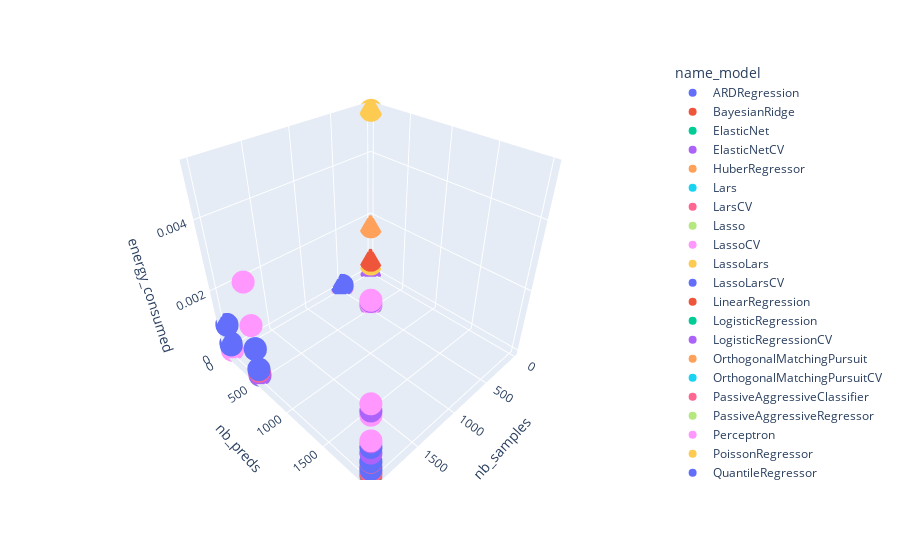

The code cell stored with this chart in its notebook:
### Code cell
fig = px.scatter_3d(full_data, x='nb_samples', y='nb_preds', z='energy_consumed',
              color='name_model')
fig.show()

### Figure 1 — Plotly figure (JSON) as saved in the notebook; plotly's stock layout.template omitted (floating-point values rounded to 4 significant figures)
{"data": [{"hovertemplate": "name_model=ARDRegression<br>nb_samples=%{x}<br>nb_preds=%{y}<br>energy_consumed=%{z}<extra></extra>", "legendgroup": "ARDRegression", "marker": {"color": "#636efa", "symbol": "circle"}, "mode": "markers", "name": "ARDRegression", "scene": "scene", "showlegend": true, "type": "scatter3d", "x": [20, 500, 500, 2000, 2000, 2000, 20, 500, 500, 2000, 2000, 2000, 20, 500, 500, 2000, 2000, 2000, 20, 500, 500, 2000, 2000, 2000], "y": [20, 20, 500, 20, 500, 2000, 20, 20, 500, 20, 500, 2000, 20, 20, 500, 20, 500, 2000, 20, 20, 500, 20, 500, 2000], "z": [8.515e-07, 3.209e-07, 1.651e-05, 3.669e-07, 3.535e-06, 6.615e-05, 1.045e-07, 6.311e-08, 1.122e-06, 6.46e-08, 6.012e-07, 1.31e-05, 1.103e-06, 3.818e-07, 6.355e-05, 6.986e-08, 1.387e-06, 6.667e-05, 6.321e-07, 3.154e-07, 1.758e-05, 3.453e-07, 3.818e-06, 6.977e-05]}, {"hovertemplate": "name_model=BayesianRidge<br>nb_samples=%{x}<br>nb_preds=%{y}<br>energy_consumed=%{z}<extra></extra>", "legendgroup": "BayesianRidge", "marker": {"color": "#EF553B", "symbol": "circle"}, "mode": "markers", "name": "BayesianRidge", "scene": "scene", "showlegend": true, "type": "scatter3d", "x": [20, 500, 500, 2000, 2000, 2000, 20, 500, 500, 2000, 2000, 2000, 20, 500, 500, 2000, 2000, 2000, 20, 500, 500, 2000, 2000, 2000], "y": [20, 20, 500, 20, 500, 2000, 20, 20, 500, 20, 500, 2000, 20, 20, 500, 20, 500, 2000, 20, 20, 500, 20, 500, 2000], "z": [4.12e-07, 4.119e-07, 2.575e-06, 3.921e-07, 4.127e-06, 4.189e-05, 6.183e-08, 6.371e-08, 2.722e-07, 7.151e-08, 4.511e-07, 1.298e-05, 9.901e-08, 1.079e-07, 3.468e-05, 1.756e-06, 2.683e-05, 9.886e-05, 4.318e-07, 3.333e-07, 2.59e-06, 3.943e-07, 4.195e-06, 4.407e-05]}, {"hovertemplate": "name_model=ElasticNet<br>nb_samples=%{x}<br>nb_preds=%{y}<br>energy_consumed=%{z}<extra></extra>", "legendgroup": "ElasticNet", "marker": {"color": "#00cc96", "symbol": "circle"}, "mode": "markers", "name": "ElasticNet", "scene": "scene", "showlegend": true, "type": "scatter3d", "x": [20, 500, 500, 2000, 2000, 2000, 20, 500, 500, 2000, 2000, 2000, 20, 500, 500, 2000, 2000, 2000, 20, 500, 500, 2000, 2000, 2000], "y": [20, 20, 500, 20, 500, 2000, 20, 20, 500, 20, 500, 2000, 20, 20, 500, 20, 500, 2000, 20, 20, 500, 20, 500, 2000], "z": [3.569e-07, 3.465e-07, 3.201e-07, 2.852e-07, 4.02e-07, 7.189e-07, 5.077e-08, 4.611e-08, 6.631e-08, 8.775e-08, 1.379e-07, 3.421e-07, 2.136e-07, 8.065e-08, 8.074e-08, 1.1e-07, 1.863e-07, 4.73e-07, 4.137e-07, 4.026e-07, 3.199e-07, 2.92e-07, 3.9e-07, 7.232e-07]}, {"hovertemplate": "name_model=ElasticNetCV<br>nb_samples=%{x}<br>nb_preds=%{y}<br>energy_consumed=%{z}<extra></extra>", "legendgroup": "ElasticNetCV", "marker": {"color": "#ab63fa", "symbol": "circle"}, "mode": "markers", "name": "ElasticNetCV", "scene": "scene", "showlegend": true, "type": "scatter3d", "x": [20, 500, 500, 2000, 2000, 20, 500, 500, 2000, 2000, 2000, 20, 500, 500, 2000, 2000, 2000, 20, 500, 500, 2000, 2000, 2000], "y": [20, 20, 500, 20, 500, 20, 20, 500, 20, 500, 2000, 20, 20, 500, 20, 500, 2000, 20, 20, 500, 20, 500, 2000], "z": [6.475e-07, 8.268e-07, 0.0001429, 8.007e-07, 5.512e-06, 2.261e-07, 2.545e-07, 3.612e-05, 2.614e-07, 1.921e-06, 0.001142, 2.812e-07, 2.853e-07, 6.41e-05, 2.364e-07, 3.783e-06, 0.0007877, 6.177e-07, 7.137e-07, 0.0001509, 9.77e-07, 5.935e-06, 0.002068]}, {"hovertemplate": "name_model=HuberRegressor<br>nb_samples=%{x}<br>nb_preds=%{y}<br>energy_consumed=%{z}<extra></extra>", "legendgroup": "HuberRegressor", "marker": {"color": "#FFA15A", "symbol": "circle"}, "mode": "markers", "name": "HuberRegressor", "scene": "scene", "showlegend": true, "type": "scatter3d", "x": [20, 500, 500, 2000, 2000, 2000, 20, 500, 500, 2000, 2000, 2000, 20, 500, 500, 2000, 2000, 2000, 20, 500, 500, 2000, 2000, 2000], "y": [20, 20, 500, 20, 500, 2000, 20, 20, 500, 20, 500, 2000, 20, 20, 500, 20, 500, 2000, 20, 20, 500, 20, 500, 2000], "z": [0.001648, 3.884e-07, 1.75e-06, 4.593e-07, 1.632e-06, 1.79e-05, 2.125e-07, 7.364e-08, 3.59e-07, 7.844e-08, 3.107e-07, 5.618e-06, 5.074e-07, 7.758e-08, 8.591e-07, 3.167e-06, 1.072e-05, 4.001e-05, 4.63e-07, 2.997e-07, 1.354e-06, 4.101e-07, 1.304e-06, 1.511e-05]}, {"hovertemplate": "name_model=Lars<br>nb_samples=%{x}<br>nb_preds=%{y}<br>energy_consumed=%{z}<extra></extra>", "legendgroup": "Lars", "marker": {"color": "#19d3f3", "symbol": "circle"}, "mode": "markers", "name": "Lars", "scene": "scene", "showlegend": true, "type": "scatter3d", "x": [20, 500, 500, 2000, 2000, 2000, 20, 500, 500, 2000, 2000, 2000, 20, 500, 500, 2000, 2000, 2000, 20, 500, 500, 2000, 2000, 2000], "y": [20, 20, 500, 20, 500, 2000, 20, 20, 500, 20, 500, 2000, 20, 20, 500, 20, 500, 2000, 20, 20, 500, 20, 500, 2000], "z": [5.412e-07, 5.715e-07, 2.503e-06, 4.321e-07, 3.719e-06, 9.605e-06, 1.034e-07, 7.843e-08, 9.369e-07, 7.936e-08, 1.156e-06, 5.397e-06, 5.657e-07, 3.627e-07, 2.024e-05, 3.725e-07, 2.787e-05, 7.503e-05, 3.658e-07, 3.688e-07, 2.028e-06, 3.384e-07, 2.842e-06, 7.901e-06]}, {"hovertemplate": "name_model=LarsCV<br>nb_samples=%{x}<br>nb_preds=%{y}<br>energy_consumed=%{z}<extra></extra>", "legendgroup": "LarsCV", "marker": {"color": "#FF6692", "symbol": "circle"}, "mode": "markers", "name": "LarsCV", "scene": "scene", "showlegend": true, "type": "scatter3d", "x": [20, 500, 500, 2000, 2000, 2000, 20, 500, 500, 2000, 2000, 2000, 20, 500, 500, 2000, 2000, 2000, 20, 500, 500, 2000, 2000, 2000], "y": [20, 20, 500, 20, 500, 2000, 20, 20, 500, 20, 500, 2000, 20, 20, 500, 20, 500, 2000, 20, 20, 500, 20, 500, 2000], "z": [6.563e-07, 5.905e-07, 2.25e-05, 5.388e-07, 1.718e-05, 0.0004913, 1.389e-07, 1.653e-07, 4.742e-06, 1.656e-07, 1.006e-05, 0.0001492, 3.84e-07, 7.911e-07, 3.574e-05, 2.768e-07, 0.0001448, 0.0002373, 4.736e-07, 4.455e-07, 1.641e-05, 5.008e-07, 1.596e-05, 0.0004826]}, {"hovertemplate": "name_model=Lasso<br>nb_samples=%{x}<br>nb_preds=%{y}<br>energy_consumed=%{z}<extra></extra>", "legendgroup": "Lasso", "marker": {"color": "#B6E880", "symbol": "circle"}, "mode": "markers", "name": "Lasso", "scene": "scene", "showlegend": true, "type": "scatter3d", "x": [20, 500, 500, 2000, 2000, 2000, 20, 500, 500, 2000, 2000, 2000, 20, 500, 500, 2000, 2000, 2000, 20, 500, 500, 2000, 2000, 2000], "y": [20, 20, 500, 20, 500, 2000, 20, 20, 500, 20, 500, 2000, 20, 20, 500, 20, 500, 2000, 20, 20, 500, 20, 500, 2000], "z": [4.795e-07, 3.919e-07, 3.446e-07, 3.232e-07, 4.435e-07, 7.248e-07, 5.413e-08, 5.281e-08, 6.973e-08, 6.511e-08, 1.215e-07, 3.066e-07, 1.201e-07, 7.349e-08, 2.082e-07, 1.801e-07, 4.54e-07, 1.774e-06, 3.813e-07, 4.11e-07, 3.219e-07, 2.859e-07, 4.288e-07, 7.757e-07]}, {"hovertemplate": "name_model=LassoCV<br>nb_samples=%{x}<br>nb_preds=%{y}<br>energy_consumed=%{z}<extra></extra>", "legendgroup": "LassoCV", "marker": {"color": "#FF97FF", "symbol": "circle"}, "mode": "markers", "name": "LassoCV", "scene": "scene", "showlegend": true, "type": "scatter3d", "x": [20, 500, 500, 2000, 2000, 20, 500, 500, 2000, 2000, 2000, 20, 500, 500, 2000, 2000, 2000, 20, 500, 500, 2000, 2000, 2000], "y": [20, 20, 500, 20, 500, 20, 20, 500, 20, 500, 2000, 20, 20, 500, 20, 500, 2000, 20, 20, 500, 20, 500, 2000], "z": [6.954e-07, 8.782e-07, 0.0001826, 8.389e-07, 5.359e-06, 2.056e-07, 2.349e-07, 3.669e-05, 2.696e-07, 1.771e-06, 0.001178, 9.64e-07, 6.085e-07, 7.728e-05, 2.392e-07, 1.015e-05, 0.001948, 6.501e-07, 7.518e-07, 0.0001811, 8.153e-07, 5.057e-06, 0.002269]}, {"hovertemplate": "name_model=LassoLars<br>nb_samples=%{x}<br>nb_preds=%{y}<br>energy_consumed=%{z}<extra></extra>", "legendgroup": "LassoLars", "marker": {"color": "#FECB52", "symbol": "circle"}, "mode": "markers", "name": "LassoLars", "scene": "scene", "showlegend": true, "type": "scatter3d", "x": [20, 500, 500, 2000, 2000, 2000, 20, 500, 500, 2000, 2000, 2000, 20, 500, 500, 2000, 2000, 2000, 20, 500, 500, 2000, 2000, 2000], "y": [20, 20, 500, 20, 500, 2000, 20, 20, 500, 20, 500, 2000, 20, 20, 500, 20, 500, 2000, 20, 20, 500, 20, 500, 2000], "z": [0.000246, 4.008e-07, 4.855e-07, 4.246e-07, 6.032e-07, 1.228e-06, 5.944e-08, 7.232e-08, 1.01e-07, 8.111e-08, 1.565e-07, 4.198e-07, 1.27e-07, 5.225e-08, 1.623e-07, 7.204e-08, 3.248e-07, 5.014e-07, 2.647e-07, 2.736e-07, 3.558e-07, 3e-07, 5.368e-07, 1.058e-06]}, {"hovertemplate": "name_model=LassoLarsCV<br>nb_samples=%{x}<br>nb_preds=%{y}<br>energy_consumed=%{z}<extra></extra>", "legendgroup": "LassoLarsCV", "marker": {"color": "#636efa", "symbol": "circle"}, "mode": "markers", "name": "LassoLarsCV", "scene": "scene", "showlegend": true, "type": "scatter3d", "x": [20, 500, 500, 2000, 2000, 2000, 20, 500, 500, 2000, 2000, 2000, 20, 500, 500, 2000, 2000, 2000, 20, 500, 500, 2000, 2000, 2000], "y": [20, 20, 500, 20, 500, 2000, 20, 20, 500, 20, 500, 2000, 20, 20, 500, 20, 500, 2000, 20, 20, 500, 20, 500, 2000], "z": [6.093e-07, 5.823e-07, 2.549e-05, 6.087e-07, 1.872e-05, 0.0005031, 1.558e-07, 1.676e-07, 5.968e-06, 1.73e-07, 6.1e-06, 0.0002386, 1.423e-07, 1.577e-07, 4.498e-06, 7.439e-08, 6.976e-06, 0.0002747, 5.286e-07, 4.717e-07, 1.889e-05, 4.542e-07, 1.483e-05, 0.0004807]}, {"hovertemplate": "name_model=LinearRegression<br>nb_samples=%{x}<br>nb_preds=%{y}<br>energy_consumed=%{z}<extra></extra>", "legendgroup": "LinearRegression", "marker": {"color": "#EF553B", "symbol": "circle"}, "mode": "markers", "name": "LinearRegression", "scene": "scene", "showlegend": true, "type": "scatter3d", "x": [20, 500, 500, 2000, 2000, 2000, 20, 500, 500, 2000, 2000, 2000, 20, 500, 500, 2000, 2000, 2000, 20, 500, 500, 2000, 2000, 2000], "y": [20, 20, 500, 20, 500, 2000, 20, 20, 500, 20, 500, 2000, 20, 20, 500, 20, 500, 2000, 20, 20, 500, 20, 500, 2000], "z": [5.104e-07, 3.915e-07, 1.904e-06, 3.484e-07, 2.935e-06, 2.751e-05, 1.022e-07, 8.573e-08, 2.302e-07, 9.683e-08, 4.076e-07, 6.857e-06, 3.145e-07, 6.794e-08, 2.405e-07, 4.478e-08, 2.814e-07, 6.194e-06, 4.035e-07, 3.963e-07, 1.903e-06, 3.141e-07, 2.92e-06, 2.722e-05]}, {"hovertemplate": "name_model=LogisticRegression<br>nb_samples=%{x}<br>nb_preds=%{y}<br>energy_consumed=%{z}<extra></extra>", "legendgroup": "LogisticRegression", "marker": {"color": "#00cc96", "symbol": "circle"}, "mode": "markers", "name": "LogisticRegression", "scene": "scene", "showlegend": true, "type": "scatter3d", "x": [20, 500, 500, 2000, 2000, 2000, 20, 500, 500, 2000, 2000, 2000, 20, 500, 500, 2000, 2000, 2000, 20, 500, 500, 2000, 2000, 2000], "y": [20, 20, 500, 20, 500, 2000, 20, 20, 500, 20, 500, 2000, 20, 20, 500, 20, 500, 2000, 20, 20, 500, 20, 500, 2000], "z": [3.378e-07, 3.92e-07, 5.732e-07, 3.923e-07, 4.275e-07, 1.551e-06, 9.749e-08, 1.3e-07, 1.938e-07, 6.971e-08, 1.014e-07, 7.203e-07, 3.749e-07, 2.086e-06, 1.297e-05, 8.049e-07, 3.804e-06, 1.133e-05, 3.015e-07, 3.06e-07, 5.128e-07, 3.736e-07, 4.199e-07, 1.593e-06]}, {"hovertemplate": "name_model=LogisticRegressionCV<br>nb_samples=%{x}<br>nb_preds=%{y}<br>energy_consumed=%{z}<extra></extra>", "legendgroup": "LogisticRegressionCV", "marker": {"color": "#ab63fa", "symbol": "circle"}, "mode": "markers", "name": "LogisticRegressionCV", "scene": "scene", "showlegend": true, "type": "scatter3d", "x": [20, 500, 500, 2000, 2000, 2000, 20, 500, 500, 2000, 2000, 2000, 20, 500, 500, 2000, 2000, 2000, 20, 500, 500, 2000, 2000, 2000], "y": [20, 20, 500, 20, 500, 2000, 20, 20, 500, 20, 500, 2000, 20, 20, 500, 20, 500, 2000, 20, 20, 500, 20, 500, 2000], "z": [1.251e-06, 9.744e-07, 3.07e-06, 1.096e-06, 2.514e-06, 1.895e-05, 3.161e-07, 3.124e-07, 9.174e-07, 3.282e-07, 8.126e-07, 8.881e-06, 1.013e-05, 5.694e-05, 5.684e-05, 1.553e-06, 3.047e-05, 5.124e-05, 1.124e-06, 8.718e-07, 2.682e-06, 1.105e-06, 2.54e-06, 1.926e-05]}, {"hovertemplate": "name_model=OrthogonalMatchingPursuit<br>nb_samples=%{x}<br>nb_preds=%{y}<br>energy_consumed=%{z}<extra></extra>", "legendgroup": "OrthogonalMatchingPursuit", "marker": {"color": "#FFA15A", "symbol": "circle"}, "mode": "markers", "name": "OrthogonalMatchingPursuit", "scene": "scene", "showlegend": true, "type": "scatter3d", "x": [20, 500, 500, 2000, 2000, 2000, 20, 500, 500, 2000, 2000, 2000, 20, 500, 500, 2000, 2000, 2000, 20, 500, 500, 2000, 2000, 2000], "y": [20, 20, 500, 20, 500, 2000, 20, 20, 500, 20, 500, 2000, 20, 20, 500, 20, 500, 2000, 20, 20, 500, 20, 500, 2000], "z": [4.458e-07, 4.325e-07, 5.059e-07, 3.991e-07, 5.885e-07, 2.946e-06, 6.601e-08, 7.069e-08, 9.891e-08, 7.198e-08, 1.475e-07, 1.39e-06, 2.265e-07, 6.065e-08, 2.483e-07, 1.748e-07, 6.281e-07, 3.751e-06, 3.845e-07, 3.748e-07, 4.539e-07, 3.902e-07, 5.601e-07, 2.776e-06]}, {"hovertemplate": "name_model=OrthogonalMatchingPursuitCV<br>nb_samples=%{x}<br>nb_preds=%{y}<br>energy_consumed=%{z}<extra></extra>", "legendgroup": "OrthogonalMatchingPursuitCV", "marker": {"color": "#19d3f3", "symbol": "circle"}, "mode": "markers", "name": "OrthogonalMatchingPursuitCV", "scene": "scene", "showlegend": true, "type": "scatter3d", "x": [20, 500, 500, 2000, 2000, 2000, 20, 500, 500, 2000, 2000, 2000, 20, 500, 500, 2000, 2000, 2000, 20, 500, 500, 2000, 2000, 2000], "y": [20, 20, 500, 20, 500, 2000, 20, 20, 500, 20, 500, 2000, 20, 20, 500, 20, 500, 2000, 20, 20, 500, 20, 500, 2000], "z": [4.554e-07, 4.571e-07, 9.591e-07, 4.746e-07, 2.028e-06, 1.396e-05, 7.782e-08, 8.974e-08, 2.358e-07, 1.01e-07, 5.226e-07, 5.104e-06, 4.331e-07, 8.664e-08, 2.444e-07, 1.212e-07, 9.211e-07, 4.075e-06, 4.017e-07, 3.687e-07, 7.042e-07, 4.414e-07, 1.746e-06, 1.274e-05]}, {"hovertemplate": "name_model=PassiveAggressiveClassifier<br>nb_samples=%{x}<br>nb_preds=%{y}<br>energy_consumed=%{z}<extra></extra>", "legendgroup": "PassiveAggressiveClassifier", "marker": {"color": "#FF6692", "symbol": "circle"}, "mode": "markers", "name": "PassiveAggressiveClassifier", "scene": "scene", "showlegend": true, "type": "scatter3d", "x": [20, 500, 500, 2000, 2000, 2000, 20, 500, 500, 2000, 2000, 2000, 20, 500, 500, 2000, 2000, 2000, 20, 500, 500, 2000, 2000, 2000], "y": [20, 20, 500, 20, 500, 2000, 20, 20, 500, 20, 500, 2000, 20, 20, 500, 20, 500, 2000, 20, 20, 500, 20, 500, 2000], "z": [3.832e-07, 4.537e-07, 5.574e-07, 3.235e-07, 7.427e-07, 3.183e-06, 6.501e-08, 5.372e-08, 1.288e-07, 5.166e-08, 1.537e-07, 1.019e-06, 1.302e-07, 5.571e-08, 1.324e-07, 4.878e-08, 2.161e-07, 1.22e-06, 3.712e-07, 4.484e-07, 5.599e-07, 3.073e-07, 5.161e-07, 3.247e-06]}, {"hovertemplate": "name_model=PassiveAggressiveRegressor<br>nb_samples=%{x}<br>nb_preds=%{y}<br>energy_consumed=%{z}<extra></extra>", "legendgroup": "PassiveAggressiveRegressor", "marker": {"color": "#B6E880", "symbol": "circle"}, "mode": "markers", "name": "PassiveAggressiveRegressor", "scene": "scene", "showlegend": true, "type": "scatter3d", "x": [20, 500, 500, 2000, 2000, 2000, 20, 500, 500, 2000, 2000, 2000, 20, 500, 500, 2000, 2000, 2000, 20, 500, 500, 2000, 2000, 2000], "y": [20, 20, 500, 20, 500, 2000, 20, 20, 500, 20, 500, 2000, 20, 20, 500, 20, 500, 2000, 20, 20, 500, 20, 500, 2000], "z": [3.292e-07, 3.386e-07, 5.858e-07, 3.248e-07, 6.226e-07, 5.122e-06, 5.183e-08, 4.914e-08, 2.021e-07, 5.258e-08, 1.447e-07, 1.565e-06, 6.903e-08, 4.415e-08, 2.007e-07, 1.776e-07, 1.385e-07, 1.576e-06, 2.935e-07, 2.905e-07, 7.506e-07, 3.096e-07, 4.988e-07, 4.677e-06]}, {"hovertemplate": "name_model=Perceptron<br>nb_samples=%{x}<br>nb_preds=%{y}<br>energy_consumed=%{z}<extra></extra>", "legendgroup": "Perceptron", "marker": {"color": "#FF97FF", "symbol": "circle"}, "mode": "markers", "name": "Perceptron", "scene": "scene", "showlegend": true, "type": "scatter3d", "x": [20, 500, 500, 2000, 2000, 2000, 20, 500, 500, 2000, 2000, 2000, 20, 500, 500, 2000, 2000, 2000, 20, 500, 500, 2000, 2000, 2000], "y": [20, 20, 500, 20, 500, 2000, 20, 20, 500, 20, 500, 2000, 20, 20, 500, 20, 500, 2000, 20, 20, 500, 20, 500, 2000], "z": [3.419e-07, 3.154e-07, 4.033e-07, 3.178e-07, 4.015e-07, 1.558e-06, 4.77e-08, 5.068e-08, 7.961e-08, 6.345e-08, 7.913e-08, 5.682e-07, 8.015e-08, 4.611e-08, 1.98e-07, 1.991e-07, 1.551e-07, 4.492e-07, 2.939e-07, 2.888e-07, 3.492e-07, 3.037e-07, 3.66e-07, 1.508e-06]}, {"hovertemplate": "name_model=PoissonRegressor<br>nb_samples=%{x}<br>nb_preds=%{y}<br>energy_consumed=%{z}<extra></extra>", "legendgroup": "PoissonRegressor", "marker": {"color": "#FECB52", "symbol": "circle"}, "mode": "markers", "name": "PoissonRegressor", "scene": "scene", "showlegend": true, "type": "scatter3d", "x": [20, 500, 500, 2000, 2000, 2000, 20, 500, 500, 2000, 2000, 2000, 20, 500, 500, 2000, 2000, 2000, 20, 500, 500, 2000, 2000, 2000], "y": [20, 20, 500, 20, 500, 2000, 20, 20, 500, 20, 500, 2000, 20, 20, 500, 20, 500, 2000, 20, 20, 500, 20, 500, 2000], "z": [5.757e-07, 6.774e-07, 6.932e-07, 6.544e-07, 7.432e-07, 9.225e-07, 8.578e-08, 1.357e-07, 7.775e-08, 6.987e-08, 9.369e-08, 1.607e-07, 7.688e-08, 3.517e-08, 7.253e-08, 4.755e-08, 6.166e-08, 1.219e-07, 4.789e-07, 6.36e-07, 6.068e-07, 5.791e-07, 6.185e-07, 8.446e-07]}, {"hovertemplate": "name_model=QuantileRegressor<br>nb_samples=%{x}<br>nb_preds=%{y}<br>energy_consumed=%{z}<extra></extra>", "legendgroup": "QuantileRegressor", "marker": {"color": "#636efa", "symbol": "circle"}, "mode": "markers", "name": "QuantileRegressor", "scene": "scene", "showlegend": true, "type": "scatter3d", "x": [20, 500, 500, 2000, 2000, 20, 500, 500, 2000, 2000, 2000, 20, 500, 500, 2000, 2000, 2000, 20, 500, 500, 2000, 2000, 2000], "y": [20, 20, 500, 20, 500, 20, 20, 500, 20, 500, 2000, 20, 20, 500, 20, 500, 2000, 20, 20, 500, 20, 500, 2000], "z": [7.689e-07, 5.731e-05, 5.981e-05, 0.0009185, 0.000931, 8.03e-08, 1.999e-06, 2.561e-06, 0.0001939, 0.0001996, 0.0002262, 1.278e-07, 2.258e-06, 2.848e-06, 0.0002584, 0.0002243, 0.0002994, 6.393e-07, 5.659e-05, 5.857e-05, 0.0008897, 0.0009012, 0.000971]}, {"hovertemplate": "name_model=Ridge<br>nb_samples=%{x}<br>nb_preds=%{y}<br>energy_consumed=%{z}<extra></extra>", "legendgroup": "Ridge", "marker": {"color": "#EF553B", "symbol": "circle"}, "mode": "markers", "name": "Ridge", "scene": "scene", "showlegend": true, "type": "scatter3d", "x": [20, 500, 500, 2000, 2000, 2000, 20, 500, 500, 2000, 2000, 2000, 20, 500, 500, 2000, 2000, 2000, 20, 500, 500, 2000, 2000, 2000], "y": [20, 20, 500, 20, 500, 2000, 20, 20, 500, 20, 500, 2000, 20, 20, 500, 20, 500, 2000, 20, 20, 500, 20, 500, 2000], "z": [0.0003964, 4.426e-07, 6.332e-07, 5.985e-07, 8.136e-07, 2.749e-06, 1.086e-07, 6.854e-08, 1.34e-07, 7.926e-08, 1.323e-07, 6.512e-07, 2.938e-07, 1.02e-07, 1.579e-07, 8.431e-08, 1.287e-07, 9.006e-07, 4.095e-07, 4.236e-07, 5.34e-07, 4.161e-07, 5.319e-07, 2.413e-06]}, {"hovertemplate": "name_model=RidgeCV<br>nb_samples=%{x}<br>nb_preds=%{y}<br>energy_consumed=%{z}<extra></extra>", "legendgroup": "RidgeCV", "marker": {"color": "#00cc96", "symbol": "circle"}, "mode": "markers", "name": "RidgeCV", "scene": "scene", "showlegend": true, "type": "scatter3d", "x": [20, 500, 500, 2000, 2000, 2000, 20, 500, 500, 2000, 2000, 2000, 20, 500, 500, 2000, 2000, 2000, 20, 500, 500, 2000, 2000, 2000], "y": [20, 20, 500, 20, 500, 2000, 20, 20, 500, 20, 500, 2000, 20, 20, 500, 20, 500, 2000, 20, 20, 500, 20, 500, 2000], "z": [4.207e-07, 4.926e-07, 1.616e-06, 6.519e-07, 4.567e-06, 1.82e-05, 6.858e-08, 8.151e-08, 1.697e-07, 7.702e-08, 4.166e-07, 2.903e-06, 9.049e-08, 9.964e-08, 1.65e-07, 9.152e-07, 5.714e-07, 4.463e-06, 3.596e-07, 3.955e-07, 1.425e-06, 4.215e-07, 4.19e-06, 1.607e-05]}, {"hovertemplate": "name_model=RidgeClassifier<br>nb_samples=%{x}<br>nb_preds=%{y}<br>energy_consumed=%{z}<extra></extra>", "legendgroup": "RidgeClassifier", "marker": {"color": "#ab63fa", "symbol": "circle"}, "mode": "markers", "name": "RidgeClassifier", "scene": "scene", "showlegend": true, "type": "scatter3d", "x": [20, 500, 500, 2000, 2000, 2000, 20, 500, 500, 2000, 2000, 2000, 20, 500, 500, 2000, 2000, 2000, 20, 500, 500, 2000, 2000, 2000], "y": [20, 20, 500, 20, 500, 2000, 20, 20, 500, 20, 500, 2000, 20, 20, 500, 20, 500, 2000, 20, 20, 500, 20, 500, 2000], "z": [5.92e-07, 5.215e-07, 5.899e-07, 4.65e-07, 7.149e-07, 2.762e-06, 6.392e-08, 3.829e-08, 1.046e-07, 8.383e-08, 1.355e-07, 8.47e-07, 1.029e-07, 3.907e-07, 1.101e-06, 2.928e-07, 1.272e-06, 1.362e-05, 4.294e-07, 4.033e-07, 4.942e-07, 4.307e-07, 7.023e-07, 2.562e-06]}, {"hovertemplate": "name_model=RidgeClassifierCV<br>nb_samples=%{x}<br>nb_preds=%{y}<br>energy_consumed=%{z}<extra></extra>", "legendgroup": "RidgeClassifierCV", "marker": {"color": "#FFA15A", "symbol": "circle"}, "mode": "markers", "name": "RidgeClassifierCV", "scene": "scene", "showlegend": true, "type": "scatter3d", "x": [20, 500, 500, 2000, 2000, 2000, 20, 500, 500, 2000, 2000, 2000, 20, 500, 500, 2000, 2000, 2000, 20, 500, 500, 2000, 2000, 2000], "y": [20, 20, 500, 20, 500, 2000, 20, 20, 500, 20, 500, 2000, 20, 20, 500, 20, 500, 2000, 20, 20, 500, 20, 500, 2000], "z": [3.994e-07, 4.776e-07, 1.566e-06, 5.697e-07, 4.427e-06, 1.778e-05, 7.737e-08, 7.59e-08, 1.794e-07, 8.457e-08, 4.329e-07, 3.202e-06, 1.833e-06, 1.31e-06, 5.906e-06, 5.482e-07, 4.543e-06, 1.983e-05, 3.514e-07, 3.949e-07, 1.579e-06, 5.171e-07, 4.339e-06, 1.608e-05]}, {"hovertemplate": "name_model=SGDClassifier<br>nb_samples=%{x}<br>nb_preds=%{y}<br>energy_consumed=%{z}<extra></extra>", "legendgroup": "SGDClassifier", "marker": {"color": "#19d3f3", "symbol": "circle"}, "mode": "markers", "name": "SGDClassifier", "scene": "scene", "showlegend": true, "type": "scatter3d", "x": [20, 500, 500, 2000, 2000, 2000, 20, 500, 500, 2000, 2000, 2000, 20, 500, 500, 2000, 2000, 2000, 20, 500, 500, 2000, 2000, 2000], "y": [20, 20, 500, 20, 500, 2000, 20, 20, 500, 20, 500, 2000, 20, 20, 500, 20, 500, 2000, 20, 20, 500, 20, 500, 2000], "z": [5.577e-07, 5.509e-07, 4.689e-07, 4.58e-07, 2.077e-06, 1.554e-06, 6.786e-08, 6.949e-08, 8.114e-08, 7.452e-08, 6.811e-07, 7.158e-07, 1.968e-07, 5.889e-08, 1.779e-07, 2.547e-07, 2.985e-06, 1.782e-06, 3.928e-07, 4.878e-07, 4.378e-07, 3.805e-07, 2.165e-06, 1.885e-06]}, {"hovertemplate": "name_model=SGDOneClassSVM<br>nb_samples=%{x}<br>nb_preds=%{y}<br>energy_consumed=%{z}<extra></extra>", "legendgroup": "SGDOneClassSVM", "marker": {"color": "#FF6692", "symbol": "circle"}, "mode": "markers", "name": "SGDOneClassSVM", "scene": "scene", "showlegend": true, "type": "scatter3d", "x": [20, 500, 500, 2000, 2000, 2000, 20, 500, 500, 2000, 2000, 2000, 20, 500, 500, 2000, 2000, 2000, 20, 500, 500, 2000, 2000, 2000], "y": [20, 20, 500, 20, 500, 2000, 20, 20, 500, 20, 500, 2000, 20, 20, 500, 20, 500, 2000, 20, 20, 500, 20, 500, 2000], "z": [3.844e-07, 3.609e-07, 4.54e-07, 3.854e-07, 7.923e-07, 2.775e-06, 6.433e-08, 5.414e-08, 1.043e-07, 5.381e-08, 2.208e-07, 8.3e-07, 1.406e-07, 4.342e-07, 1.356e-07, 6.245e-08, 2.082e-07, 6.311e-07, 3.102e-07, 3.165e-07, 4.245e-07, 3.231e-07, 6.96e-07, 2.236e-06]}, {"hovertemplate": "name_model=SGDRegressor<br>nb_samples=%{x}<br>nb_preds=%{y}<br>energy_consumed=%{z}<extra></extra>", "legendgroup": "SGDRegressor", "marker": {"color": "#B6E880", "symbol": "circle"}, "mode": "markers", "name": "SGDRegressor", "scene": "scene", "showlegend": true, "type": "scatter3d", "x": [20, 500, 500, 2000, 2000, 2000, 20, 500, 500, 2000, 2000, 2000, 20, 500, 500, 2000, 2000, 2000, 20, 500, 500, 2000, 2000, 2000], "y": [20, 20, 500, 20, 500, 2000, 20, 20, 500, 20, 500, 2000, 20, 20, 500, 20, 500, 2000, 20, 20, 500, 20, 500, 2000], "z": [3.658e-07, 3.721e-07, 4.395e-07, 3.743e-07, 9.486e-07, 8.033e-07, 5.952e-08, 5.211e-08, 9.761e-08, 6.74e-08, 2.286e-07, 2.511e-07, 7.979e-08, 1.077e-07, 3.39e-07, 1.618e-07, 9.616e-06, 1.805e-06, 3.282e-07, 3.158e-07, 3.827e-07, 3.113e-07, 7.587e-07, 7.673e-07]}, {"hovertemplate": "name_model=TheilSenRegressor<br>nb_samples=%{x}<br>nb_preds=%{y}<br>energy_consumed=%{z}<extra></extra>", "legendgroup": "TheilSenRegressor", "marker": {"color": "#FF97FF", "symbol": "circle"}, "mode": "markers", "name": "TheilSenRegressor", "scene": "scene", "showlegend": true, "type": "scatter3d", "x": [20, 20, 500, 500, 2000, 2000, 2000, 20, 500, 500, 2000, 2000, 2000, 20, 500, 500, 2000], "y": [20, 20, 20, 500, 20, 500, 2000, 20, 20, 500, 20, 500, 2000, 20, 20, 500, 20], "z": [4.857e-07, 6.835e-08, 1.979e-06, 4.451e-07, 2.466e-06, 0.001675, 1.603e-05, 6.125e-07, 6.643e-06, 7.473e-07, 4.214e-06, 0.002949, 5.132e-05, 3.212e-07, 1.244e-05, 3.834e-06, 1.479e-05]}, {"hovertemplate": "name_model=TweedieRegressor<br>nb_samples=%{x}<br>nb_preds=%{y}<br>energy_consumed=%{z}<extra></extra>", "legendgroup": "TweedieRegressor", "marker": {"color": "#FECB52", "symbol": "circle"}, "mode": "markers", "name": "TweedieRegressor", "scene": "scene", "showlegend": true, "type": "scatter3d", "x": [20, 500, 500, 2000, 2000, 2000, 20, 500, 500, 2000, 2000, 2000, 20, 500, 500, 2000, 2000, 2000, 20, 500, 500, 2000, 2000, 2000], "y": [20, 20, 500, 20, 500, 2000, 20, 20, 500, 20, 500, 2000, 20, 20, 500, 20, 500, 2000, 20, 20, 500, 20, 500, 2000], "z": [9.513e-06, 6.927e-07, 7.537e-07, 7.482e-07, 8.043e-07, 1.014e-06, 1.048e-07, 9.7e-08, 1.036e-07, 1.403e-07, 1.129e-07, 2.261e-07, 2.449e-06, 2.794e-06, 4.276e-06, 3.799e-06, 4.753e-06, 2.777e-06, 0.005261, 6.641e-07, 6.693e-07, 6.37e-07, 6.887e-07, 9.22e-07]}], "layout": {"legend": {"title": {"text": "name_model"}, "tracegroupgap": 0}, "margin": {"t": 60}, "scene": {"domain": {"x": [0, 1], "y": [0, 1]}, "xaxis": {"title": {"text": "nb_samples"}}, "yaxis": {"title": {"text": "nb_preds"}}, "zaxis": {"title": {"text": "energy_consumed"}}}}}
